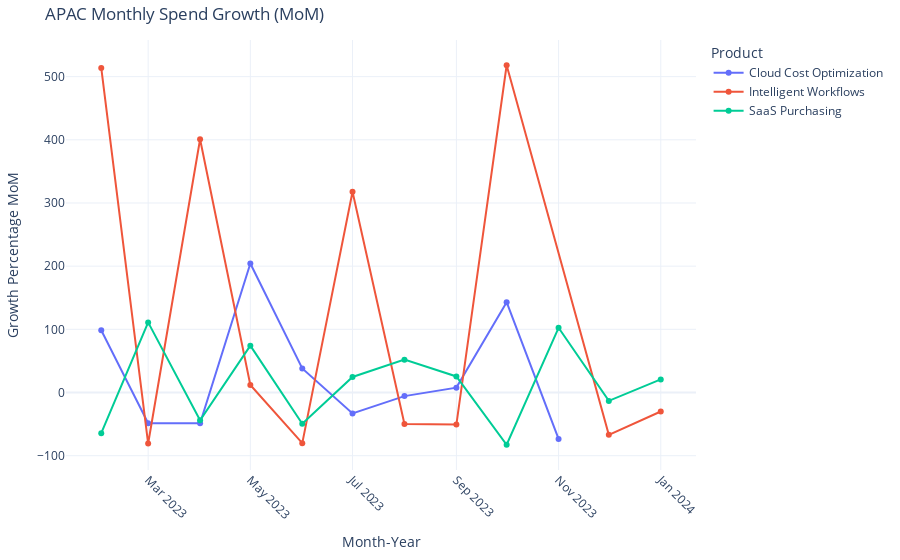

Notebook source saved alongside this figure:
### Code cell
# making the above graph interactive with Plotly. Still need to work on proficiency with this

import plotly.express as px

fig = px.line(
    APAC_growth,
    x="Year_Month",
    y="MoM_Revenue_Growth",
    color="Product",
    markers=True,
    title="APAC Monthly Spend Growth (MoM)",
    labels={
        "Year_Month": "Month-Year",
        "MoM_Revenue_Growth": "MoM Growth (%)",
        "Product": "Product"
    },
    template="plotly_white"
)

# Customize layout
fig.update_traces(line=dict(width=2))  # Thicker lines for better visibility
fig.update_layout(
    legend_title="Product",
    xaxis=dict(tickangle=45),  # Rotate x-axis labels
    yaxis=dict(title="Growth Percentage MoM"),
    margin=dict(l=40, r=40, t=40, b=40)
)

fig.show()

### Figure 1 — Plotly figure (JSON) as saved in the notebook; plotly's stock layout.template omitted (floating-point values rounded to 4 significant figures)
{"data": [{"hovertemplate": "Product=Cloud Cost Optimization<br>Month-Year=%{x}<br>MoM Growth (%)=%{y}<extra></extra>", "legendgroup": "Cloud Cost Optimization", "line": {"color": "#636efa", "dash": "solid", "width": 2}, "marker": {"symbol": "circle"}, "mode": "lines+markers", "name": "Cloud Cost Optimization", "orientation": "v", "showlegend": true, "type": "scatter", "x": ["2023-02", "2023-03", "2023-04", "2023-05", "2023-06", "2023-07", "2023-08", "2023-09", "2023-10", "2023-11"], "xaxis": "x", "y": [98.46, -48.73, -48.57, 204.3, 38.22, -33.01, -5.671, 7.743, 143.0, -73.51], "yaxis": "y"}, {"hovertemplate": "Product=Intelligent Workflows<br>Month-Year=%{x}<br>MoM Growth (%)=%{y}<extra></extra>", "legendgroup": "Intelligent Workflows", "line": {"color": "#EF553B", "dash": "solid", "width": 2}, "marker": {"symbol": "circle"}, "mode": "lines+markers", "name": "Intelligent Workflows", "orientation": "v", "showlegend": true, "type": "scatter", "x": ["2023-02", "2023-03", "2023-04", "2023-05", "2023-06", "2023-07", "2023-08", "2023-09", "2023-10", "2023-12", "2024-01"], "xaxis": "x", "y": [513.8, -80.75, 400.9, 11.87, -80.15, 317.7, -49.97, -50.74, 518.0, -66.94, -30.09], "yaxis": "y"}, {"hovertemplate": "Product=SaaS Purchasing<br>Month-Year=%{x}<br>MoM Growth (%)=%{y}<extra></extra>", "legendgroup": "SaaS Purchasing", "line": {"color": "#00cc96", "dash": "solid", "width": 2}, "marker": {"symbol": "circle"}, "mode": "lines+markers", "name": "SaaS Purchasing", "orientation": "v", "showlegend": true, "type": "scatter", "x": ["2023-02", "2023-03", "2023-04", "2023-05", "2023-06", "2023-07", "2023-08", "2023-09", "2023-10", "2023-11", "2023-12", "2024-01"], "xaxis": "x", "y": [-64.35, 111.0, -43.91, 74.19, -49.36, 24.62, 52.0, 25.41, -82.67, 102.4, -13.22, 20.8], "yaxis": "y"}], "layout": {"autosize": true, "legend": {"title": {"text": "Product"}, "tracegroupgap": 0}, "margin": {"b": 40, "l": 40, "r": 40, "t": 40}, "title": {"text": "APAC Monthly Spend Growth (MoM)"}, "xaxis": {"anchor": "y", "autorange": true, "domain": [0, 1], "range": ["2023-01-11 13:06:46.5466", "2024-01-21 10:53:13.4534"], "tickangle": 45, "title": {"text": "Month-Year"}, "type": "date"}, "yaxis": {"anchor": "x", "autorange": true, "domain": [0, 1], "range": [-128.7, 564.0], "title": {"text": "Growth Percentage MoM"}, "type": "linear"}}}
